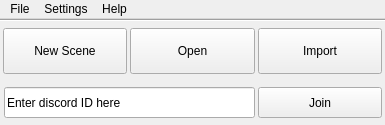
<?xml version="1.0" encoding="UTF-8"?>
<ui version="4.0">
 <class>MainWindow</class>
 <widget class="QMainWindow" name="MainWindow">
  <property name="geometry">
   <rect>
    <x>0</x>
    <y>0</y>
    <width>385</width>
    <height>125</height>
   </rect>
  </property>
  <property name="windowTitle">
   <string>MainWindow</string>
  </property>
  <property name="styleSheet">
   <string notr="true"/>
  </property>
  <widget class="QWidget" name="centralwidget">
   <widget class="QPushButton" name="join_button">
    <property name="geometry">
     <rect>
      <x>258</x>
      <y>68</y>
      <width>124</width>
      <height>31</height>
     </rect>
    </property>
    <property name="text">
     <string>Join</string>
    </property>
   </widget>
   <widget class="QLineEdit" name="channel_id_lineedit">
    <property name="geometry">
     <rect>
      <x>4</x>
      <y>68</y>
      <width>251</width>
      <height>31</height>
     </rect>
    </property>
    <property name="text">
     <string>Enter discord ID here</string>
    </property>
   </widget>
   <widget class="QPushButton" name="open_button">
    <property name="geometry">
     <rect>
      <x>130</x>
      <y>9</y>
      <width>125</width>
      <height>46</height>
     </rect>
    </property>
    <property name="minimumSize">
     <size>
      <width>0</width>
      <height>46</height>
     </size>
    </property>
    <property name="maximumSize">
     <size>
      <width>16777215</width>
      <height>46</height>
     </size>
    </property>
    <property name="text">
     <string>Open</string>
    </property>
   </widget>
   <widget class="QPushButton" name="new_scene_button">
    <property name="geometry">
     <rect>
      <x>3</x>
      <y>9</y>
      <width>124</width>
      <height>46</height>
     </rect>
    </property>
    <property name="minimumSize">
     <size>
      <width>0</width>
      <height>46</height>
     </size>
    </property>
    <property name="text">
     <string>New Scene</string>
    </property>
   </widget>
   <widget class="QPushButton" name="import_button">
    <property name="geometry">
     <rect>
      <x>258</x>
      <y>9</y>
      <width>124</width>
      <height>46</height>
     </rect>
    </property>
    <property name="minimumSize">
     <size>
      <width>0</width>
      <height>46</height>
     </size>
    </property>
    <property name="maximumSize">
     <size>
      <width>16777215</width>
      <height>46</height>
     </size>
    </property>
    <property name="text">
     <string>Import</string>
    </property>
   </widget>
   <widget class="Line" name="line">
    <property name="geometry">
     <rect>
      <x>-1</x>
      <y>0</y>
      <width>396</width>
      <height>3</height>
     </rect>
    </property>
    <property name="orientation">
     <enum>Qt::Horizontal</enum>
    </property>
   </widget>
  </widget>
  <widget class="QMenuBar" name="menubar">
   <property name="geometry">
    <rect>
     <x>0</x>
     <y>0</y>
     <width>385</width>
     <height>24</height>
    </rect>
   </property>
   <widget class="QMenu" name="menuFile">
    <property name="title">
     <string>File</string>
    </property>
    <widget class="QMenu" name="menuNew">
     <property name="title">
      <string>New Session</string>
     </property>
     <addaction name="actionSession"/>
     <addaction name="actionCollection"/>
     <addaction name="actionScene"/>
     <addaction name="actionSoundboard"/>
    </widget>
    <widget class="QMenu" name="menuImport">
     <property name="title">
      <string>Import Session</string>
     </property>
     <addaction name="separator"/>
     <addaction name="actionAmbient_URL"/>
     <addaction name="actionBardbot"/>
     <addaction name="actionBardbot_file"/>
    </widget>
    <addaction name="menuNew"/>
    <addaction name="actionOpen"/>
    <addaction name="actionSave"/>
    <addaction name="actionSave_As"/>
    <addaction name="menuImport"/>
    <addaction name="actionExport"/>
   </widget>
   <widget class="QMenu" name="menuSettings">
    <property name="title">
     <string>Settings</string>
    </property>
    <addaction name="actionDisord"/>
    <addaction name="actionTheme"/>
   </widget>
   <widget class="QMenu" name="menuHelp">
    <property name="title">
     <string>Help</string>
    </property>
    <addaction name="actionConnecting_Discord"/>
    <addaction name="actionAbout"/>
    <addaction name="actionCopyright"/>
    <addaction name="actionReport_Bug"/>
   </widget>
   <addaction name="menuFile"/>
   <addaction name="menuSettings"/>
   <addaction name="menuHelp"/>
  </widget>
  <action name="actionSession">
   <property name="text">
    <string>Session</string>
   </property>
  </action>
  <action name="actionCollection">
   <property name="text">
    <string>Collection</string>
   </property>
  </action>
  <action name="actionScene">
   <property name="text">
    <string>Scene</string>
   </property>
  </action>
  <action name="actionSoundboard">
   <property name="text">
    <string>Soundboard</string>
   </property>
  </action>
  <action name="actionOpen">
   <property name="text">
    <string>Open Session</string>
   </property>
  </action>
  <action name="actionSave">
   <property name="text">
    <string>Save Session</string>
   </property>
  </action>
  <action name="actionSave_As">
   <property name="text">
    <string>Save Session As</string>
   </property>
  </action>
  <action name="actionAmbient_URL">
   <property name="text">
    <string>Ambient URL</string>
   </property>
  </action>
  <action name="actionBardbot">
   <property name="text">
    <string>Bardbot string</string>
   </property>
  </action>
  <action name="actionBardbot_file">
   <property name="text">
    <string>Bardbot file</string>
   </property>
  </action>
  <action name="actionExport">
   <property name="text">
    <string> Export Session</string>
   </property>
  </action>
  <action name="actionDisord">
   <property name="text">
    <string>Setup Discord</string>
   </property>
  </action>
  <action name="actionConnecting_Discord">
   <property name="text">
    <string>Connecting Discord</string>
   </property>
  </action>
  <action name="actionAbout">
   <property name="text">
    <string>About</string>
   </property>
  </action>
  <action name="actionCopyright">
   <property name="text">
    <string>Copyright</string>
   </property>
  </action>
  <action name="actionReport_Bug">
   <property name="text">
    <string>Report Bug</string>
   </property>
  </action>
  <action name="actionTheme">
   <property name="text">
    <string>Theme</string>
   </property>
  </action>
 </widget>
 <resources/>
 <connections/>
</ui>
